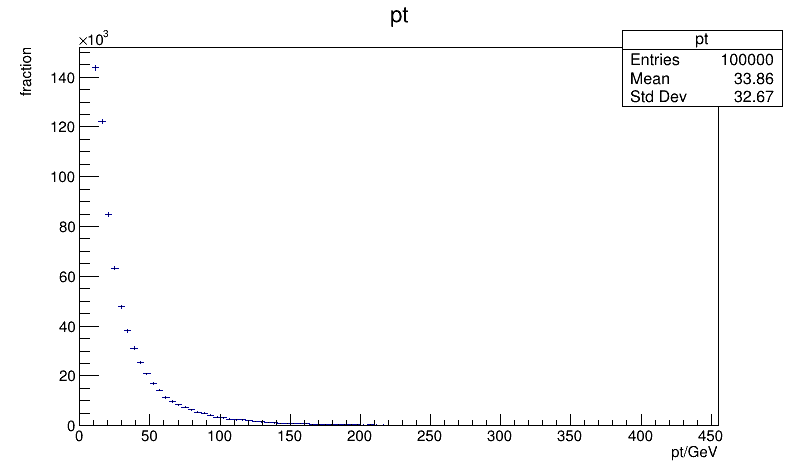

The script that drew this image:
 #!/usr/bin/env python

import subprocess
#subprocess.call("source /users/wuxingyu/root/bin/thisroot.sh",shell=True)

import sys, os
sys.path.append("/home/greenhand/download/MG5_aMC_v3_3_2/")
from madgraph.various.lhe_parser import *
import ROOT as R


def read_lhe(input_file):
  lhe = EventFile(input_file)

  enum = 0
  Tnum = 0
  data = []
  for event in lhe:
      ptmax = 0
      ptmin = 10000000
      ptmax_middle = 0
      ptmin_middle = 0
      for particle in event:
          if particle.status == 1:
              if particle.pid == 1 or particle.pid == 2 or particle.pid == 3 or particle.pid == 4 or particle.pid == 5 or particle.pid == 6 or particle.pid == -1 or particle.pid == -2 or particle.pid == -3 or particle.pid == -4 or particle.pid == -5 or particle.pid == -6 or particle.pid == 21:
                  p = FourMomentum(particle)
                  pt_square = p.pt2
                  pt = math.sqrt(pt_square)
                  data.append(pt)
                  Tnum +=1
                  if abs(pt) > ptmax_middle:
                      ptmax = abs(pt)
                      ptmax_middle = ptmax
                  if abs(pt) < ptmin_middle:
                      ptmin = abs(pt)
                      ptmin_middle = ptmin
               



  print (enum)

  myC = R.TCanvas("c")
  myC.cd()  


  hname = "pt"
  #nbins, xmin, xmax = 100, ptmin, ptmax
  h1 = R.TH1F(hname, hname, 100, ptmin, ptmax)
  h1.SetTitle("pt;pt/GeV;fraction")
  for i, pt in enumerate(data):
    h1.Fill(pt)
  h1.Scale(2702*139/50000)
  h1.Draw()
  
  #leg = R.TLegend(0.4,0.7,0.6,0.8)
  #leg.SetHeader("pt","C")
  #leg.AddEntry(h1,"t and t~","f")
  #leg.Draw()

  myC.SaveAs("ptj.png")

  #tfout = R.TFile("pt.root", "RECREATE")
  #tfout.cd()
  #h1.Write()
  #tfout.Close()


if __name__ == "__main__":

  input_file="/home/greenhand/download/MG5_aMC_v3_3_2/bin/zvv/Events/run_02/unweighted_events.lhe.gz"
  read_lhe(input_file=input_file)
